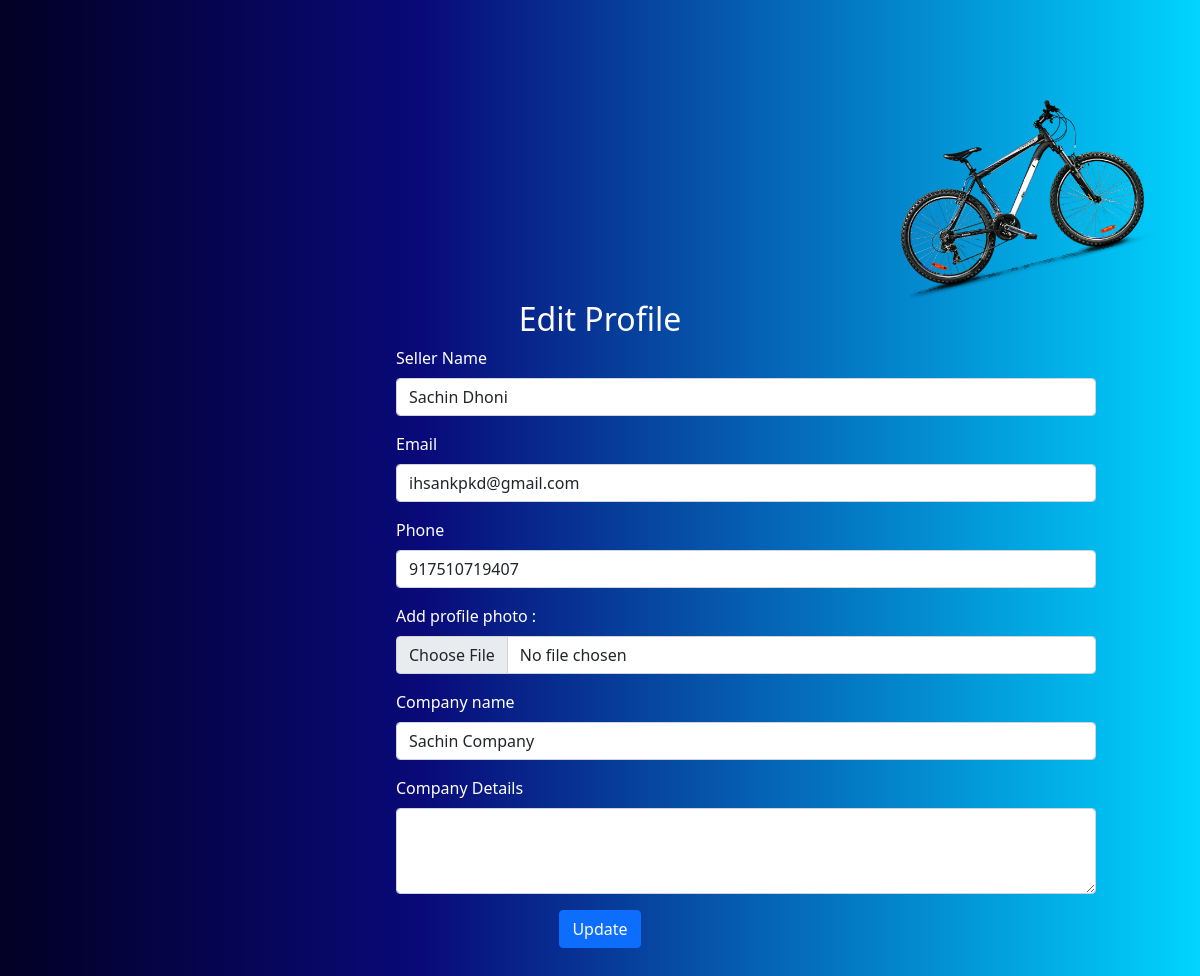
The app's page /edit-profile/ (signed in) with its own data.
### e_commerce_app/models.py (models this page shows, shortened)
class seller_register(models.Model):
    seller_name = models.CharField(max_length=50)
    email = models.EmailField()
    phone = models.IntegerField()
    company_name = models.CharField(max_length=50)
    company_details = models.CharField(max_length=50)
    password = models.CharField(max_length=50)
    photo = models.FileField(upload_to='e_commerce_app/static/profile_photos')

### e_commerce_app/views.py (the view, shortened to what this page needs)
# urls.py: path('edit-profile/',edit_seller_profile,name='edit-profile'),
def edit_seller_profile(request):
    id1 = request.session['s_id']
    a = seller_register.objects.get(id=id1)
    img = str(a.photo).split('/')[-1]
    return render(request,'edit-profile.html',{'data':a,'img':img})

### e_commerce_app/templates/edit-profile.html (shortened to what this page needs)
<!DOCTYPE html>
{% load static %}
<html lang="en">
<head>
    <link href="https://cdn.jsdelivr.net/npm/bootstrap@5.0.2/dist/css/bootstrap.min.css" rel="stylesheet"
>
</head>
<body>
    <img src="{% static 'images/img-1.png' %}" height='200px' style='margin-left:900px;margin-top:100px;'>
    <center><h2>Edit Profile</h2></center>
    <div class="row">
        <form method='post' enctype='multipart/form-data'>
          <div class="mb-3">
                        <label for="exampleFormControlInput1" class="form-label">Seller Name</label>
                        <input type="text" class="form-control" id="exampleFormControlInput1" value="{{data.seller_name}}" name="seller_name">
                    </div>
                    <div class="mb-3">
                        <label for="exampleFormControlInput1" class="form-label" >Email</label>
                        <input type="email" class="form-control" id="exampleFormControlInput1" value="{{data.email}}" placeholder="@email.com" name="email">
                    </div>
                    <div class="mb-3">
                        <label for="exampleFormControlInput1" class="form-label">Phone</label>
                        <input type="text" class="form-control" id="exampleFormControlInput1" value="{{data.phone}}" placeholder="Phone number" name="phone">
                    </div>
                    <div class="mb-3">
                        <label class="form-label" for="customFile">Add profile photo :</label>
                        <input type="file" class="form-control" name="profile_image"/>
                    </div>
                    <div class="mb-3">
                        <label for="exampleFormControlInput1" class="form-label">Company name</label>
                        <input type="text" class="form-control" id="exampleFormControlInput1" value="{{data.company_name}}" name="company_name">
                    </div>
                    <div class="mb-3">
                        <label for="exampleFormControlTextarea1" class="form-label">Company Details</label>
                        <textarea class="form-control" id="exampleFormControlTextarea1" rows="3" value="{{data.company_details}}" name="company_details"></textarea>
                    </div>
                </div>
            <div class="footer mb-5">
            <center><input class="btn btn-primary" type="submit" value="Update">
            </div>
</body>
</html>

### e_commerce_app/templates/edit-profile.html (style rules this page uses)
.form-control { width: 700px; }
.row { margin-left: 32%; }
body { background: rgb(2,0,36); background: linear-gradient(90deg, rgba(2,0,36,1) 0%, rgba(9,9,121,1) 35%, rgba(0,212,255,1)); color:white }

### records on screen
seller_register: seller_name "Sachin Dhoni", email "ihsankpkd@gmail.com", phone "917510719407", company_name "Sachin Company"
